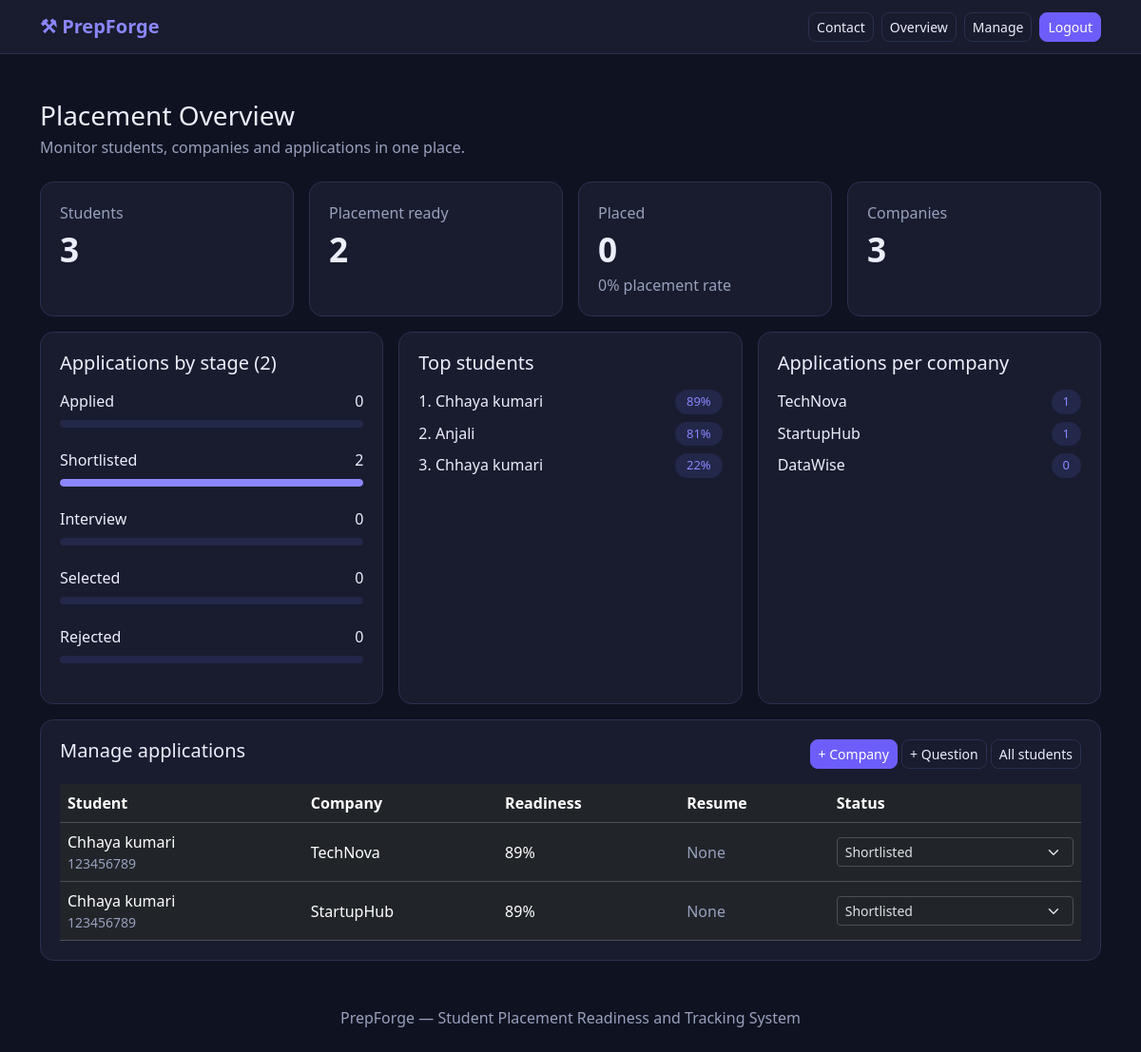
/admin-dashboard/ (signed in), run on the app's committed database.
### students/models.py (models this page shows, shortened)
class Student(models.Model):
    user = models.OneToOneField(
        settings.AUTH_USER_MODEL,
        on_delete=models.CASCADE,
        related_name="student_profile",
    )
    full_name = models.CharField(max_length=100)
    roll_number = models.CharField(max_length=30, unique=True)
    phone = models.CharField(max_length=15, blank=True)
    image = models.ImageField(upload_to="students/", blank=True, null=True)
    resume = models.FileField(upload_to="resumes/", blank=True, null=True)
    branch = models.CharField(max_length=10, default="CSE")
    cgpa = models.DecimalField(max_digits=3, decimal_places=2, default=0)
    skills = models.CharField(
        max_length=200, blank=True, help_text="Comma separated, e.g. Python, SQL"
    )
    def latest_score(self, category):
        attempt = self.testattempt_set.filter(
            category=category).order_by("-date").first()
        return attempt.score if attempt else 0
    def readiness(self):
        return round(
            0.30 * float(self.cgpa) * 10
            + 0.35 * self.latest_score("aptitude")
            + 0.35 * self.latest_score("technical")
        )

class Company(models.Model):
    name = models.CharField(max_length=100)
    role = models.CharField(max_length=100)
    ctc = models.DecimalField(max_digits=5, decimal_places=2, help_text="LPA")
    min_cgpa = models.DecimalField(max_digits=3, decimal_places=2, default=6)
    branches = models.CharField(
        max_length=100, help_text="Comma separated, e.g. CSE,IT")
    required_skills = models.CharField(
        max_length=200, blank=True, help_text="Comma separated"
    )
    min_readiness = models.IntegerField(default=50)

class Application(models.Model):
    STATUS = [(x, x) for x in ["Applied", "Shortlisted",
                               "Interview", "Selected", "Rejected"]]
    student = models.ForeignKey(Student, on_delete=models.CASCADE)
    company = models.ForeignKey(Company, on_delete=models.CASCADE)
    status = models.CharField(max_length=12, choices=STATUS, default="Applied")
    applied_on = models.DateTimeField(auto_now_add=True)
    interview_date = models.DateField(null=True, blank=True)
    class Meta:
        unique_together = ("student", "company")

class TestAttempt(models.Model):
    student = models.ForeignKey(Student, on_delete=models.CASCADE)
    category = models.CharField(max_length=10)
    score = models.IntegerField(help_text="Percentage")
    date = models.DateTimeField(auto_now_add=True)

### students/views.py (the view, shortened to what this page needs)
# urls.py: path("admin-dashboard/", views.admin_dashboard, name="admin_dashboard"),
@staff_member_required
def admin_dashboard(request):
    students = list(Student.objects.all())
    total_students = len(students)
    total_apps = Application.objects.count()
    placed = Student.objects.filter(
        application__status="Selected").distinct().count()
    stage_rows = []
    for st in STAGES:
        n = Application.objects.filter(status=st).count()
        stage_rows.append({"name": st, "count": n, "pct": round(
            n / total_apps * 100) if total_apps else 0})
    top_students = sorted(
        students, key=lambda x: x.readiness(), reverse=True)[:5]
    top = [{"student": x, "readiness": x.readiness()} for x in top_students]
    return render(request, "admin_dashboard.html", {
        "total_students": total_students,
        "ready": sum(1 for x in students if x.readiness() >= 75),
        "placed": placed,
        "placement_rate": round(placed / total_students * 100) if total_students else 0,
        "total_companies": Company.objects.count(),
        "total_apps": total_apps,
        "stage_rows": stage_rows,
        "stages": STAGES,
        "top": top,
        "companies": Company.objects.annotate(n=Count("application")).order_by("-n"),
        "applications": Application.objects.select_related("student", "company").order_by("-applied_on"),
    })

### templates/admin_dashboard.html (shortened to what this page needs)
{% extends 'base.html' %}
{% block content %}
<h3 class="mb-1">Placement Overview</h3>
<p class="text-secondary mb-4">Monitor students, companies and applications in one place.</p>
<div class="row g-3 mb-3">
  <div class="col-md-6 col-lg-3"><div class="pf-card"><div class="text-secondary">Students</div><div class="big">{{ total_students }}</div></div></div>
  <div class="col-md-6 col-lg-3"><div class="pf-card"><div class="text-secondary">Placement ready</div><div class="big">{{ ready }}</div></div></div>
  <div class="col-md-6 col-lg-3"><div class="pf-card"><div class="text-secondary">Placed</div><div class="big">{{ placed }}</div><div class="text-secondary">{{ placement_rate }}% placement rate</div></div></div>
  <div class="col-md-6 col-lg-3"><div class="pf-card"><div class="text-secondary">Companies</div><div class="big">{{ total_companies }}</div></div></div>
</div>
<div class="row g-3 mb-3">
  <div class="col-lg-4">
    <div class="pf-card">
      <h5 class="mb-3">Applications by stage ({{ total_apps }})</h5>
      {% for r in stage_rows %}
        <div class="d-flex justify-content-between"><span>{{ r.name }}</span><span>{{ r.count }}</span></div>
        <progress class="pf-progress mb-3" value="{{ r.pct }}" max="100"></progress>
      {% endfor %}
    </div>
  </div>
  <div class="col-lg-4">
    <div class="pf-card">
      <h5 class="mb-3">Top students</h5>
      {% for t in top %}
        <div class="d-flex justify-content-between mb-2"><span>{{ forloop.counter }}. {{ t.student.full_name }}</span><span class="tag">{{ t.readiness }}%</span></div>
      {% empty %}
        <div class="text-secondary">No students yet.</div>
      {% endfor %}
    </div>
  </div>
  <div class="col-lg-4">
    <div class="pf-card">
      <h5 class="mb-3">Applications per company</h5>
      {% for c in companies %}
        <div class="d-flex justify-content-between mb-2"><span>{{ c.name }}</span><span class="tag">{{ c.n }}</span></div>
      {% empty %}
        <div class="text-secondary">No companies yet.</div>
      {% endfor %}
    </div>
  </div>
</div>
<div class="pf-card">
  <div class="d-flex justify-content-between flex-wrap gap-2 mb-3">
    <h5 class="mb-0">Manage applications</h5>
    <div>
      <a href="/admin/students/company/add/" class="btn pf-btn btn-sm">+ Company</a>
      <a href="/admin/students/question/add/" class="btn pf-btn-outline btn-sm">+ Question</a>
      <a href="/admin/students/student/" class="btn pf-btn-outline btn-sm">All students</a>
    </div>
  </div>
  <div class="table-responsive">
    <table class="table align-middle mb-0">
      <thead><tr><th>Student</th><th>Company</th><th>Readiness</th><th>Resume</th><th>Status</th></tr></thead>
      <tbody>
        {% for a in applications %}
        <tr>
          <td>{{ a.student.full_name }}<div class="text-secondary small">{{ a.student.roll_number }}</div></td>
          <td>{{ a.company.name }}</td>
          <td>{{ a.student.readiness }}%</td>
          <td>{% if a.student.resume %}<a href="{{ a.student.resume.url }}" target="_blank">View</a>{% else %}<span class="text-secondary">None</span>{% endif %}</td>
          <td>
            <form method="post" class="m-0">
              <select name="status" class="form-select form-select-sm" onchange="this.form.submit()">
                {% for s in stages %}<option value="{{ s }}" {% if s == a.status %}selected{% endif %}>{{ s }}</option>{% endfor %}
              </select>
            </form>
          </td>
        </tr>
        {% empty %}
        <tr><td colspan="5" class="text-secondary">No applications yet.</td></tr>
        {% endfor %}
      </tbody>
    </table>
  </div>
</div>
{% endblock %}

### templates/base.html (style rules this page uses)
:root { --bg: #0f1220; --card: #181c2e; --bd: #2a3050; --tx: #eceefb; --mu: #98a0bd; --ac: #8b86ff; --btn: #6d5efc; --ac2: #23274a; }
body { background: var(--bg); color: var(--tx); font-family: system-ui, -apple-system, "Segoe UI", sans-serif; }
.text-secondary, .text-muted { color: var(--mu) !important; }
.pf-btn { background: var(--btn); color: #fff; border: 1px solid var(--btn); border-radius: 8px; }
.pf-btn-outline { background: transparent; color: var(--tx); border: 1px solid var(--bd); border-radius: 8px; }
.pf-card { background: var(--card); border: 1px solid var(--bd); border-radius: 14px; padding: 20px; height: 100%; }
.tag { display: inline-block; background: var(--ac2); color: var(--ac); border-radius: 99px; padding: 3px 12px; font-size: 13px; }
.big { font-size: 2.2rem; font-weight: 800; }
.pf-progress { width: 100%; height: 8px; margin-top: 8px; border: 0; border-radius: 6px; overflow: hidden; background: var(--ac2); appearance: none; -webkit-appearance: none; }

### data on the page
Student: student.full_name "Chhaya kumari", readiness "89"
Student: student.full_name "Anjali", readiness "81"
Student: student.full_name "Chhaya kumari", readiness "22"
Company: name "TechNova", n "1"
Company: name "StartupHub", n "1"
Company: name "DataWise", n "0"
Application: student.full_name "Chhaya kumari", student.roll_number "123456789", company.name "TechNova", student.readiness "89", shows "None", status "Shortlisted"
Application: student.full_name "Chhaya kumari", student.roll_number "123456789", company.name "StartupHub", student.readiness "89", shows "None", status "Shortlisted"

### other printed values
{{ total_students }} "3"
{{ ready }} "2"
{{ placed }} "0"
{{ placement_rate }} "0"
{{ total_companies }} "3"
{{ total_apps }} "2"
{{ r.name }} "Applied" "Shortlisted" "Interview" "Selected" "Rejected"
{{ r.count }} "0" "2" "0" "0" "0"
